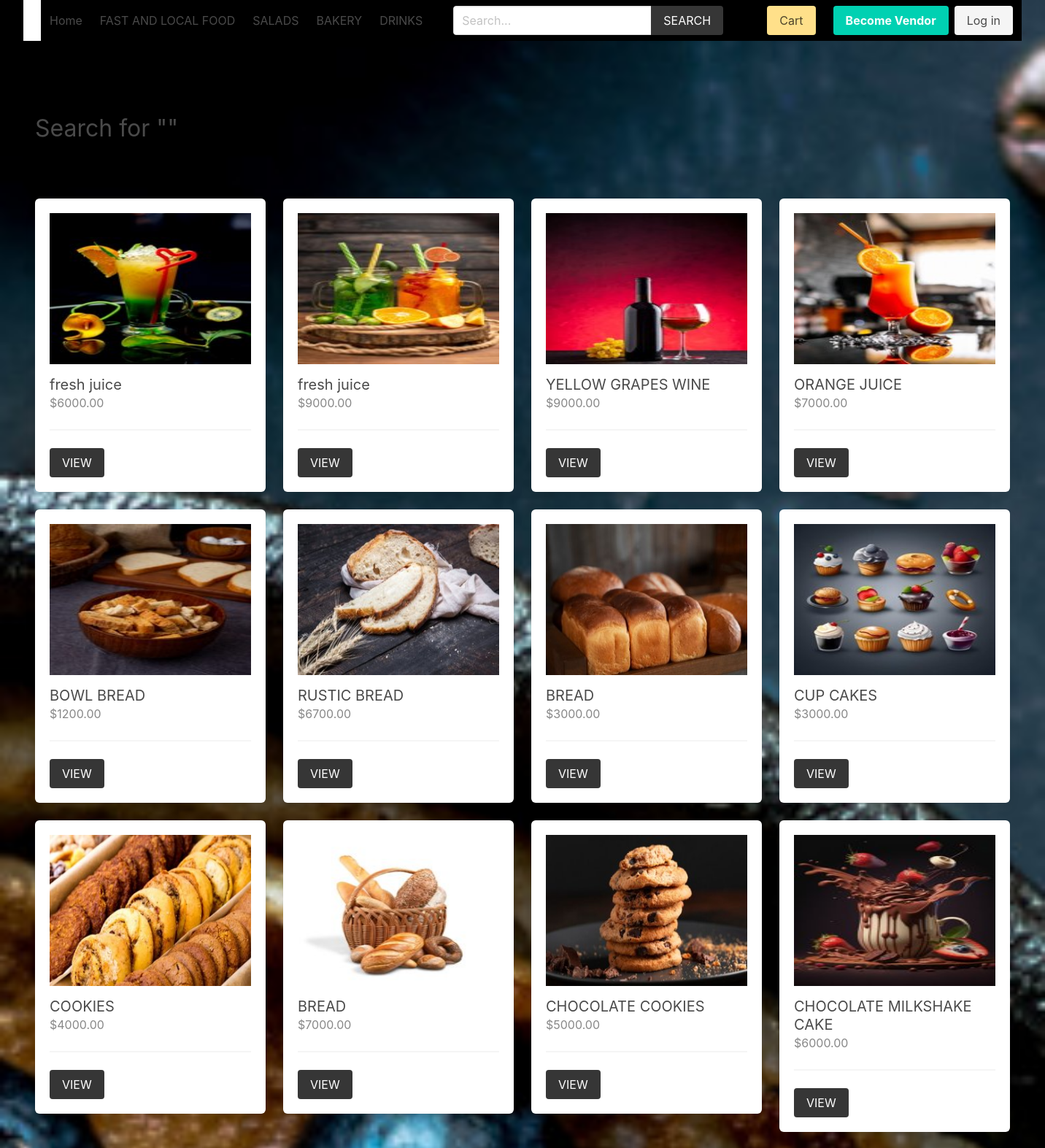
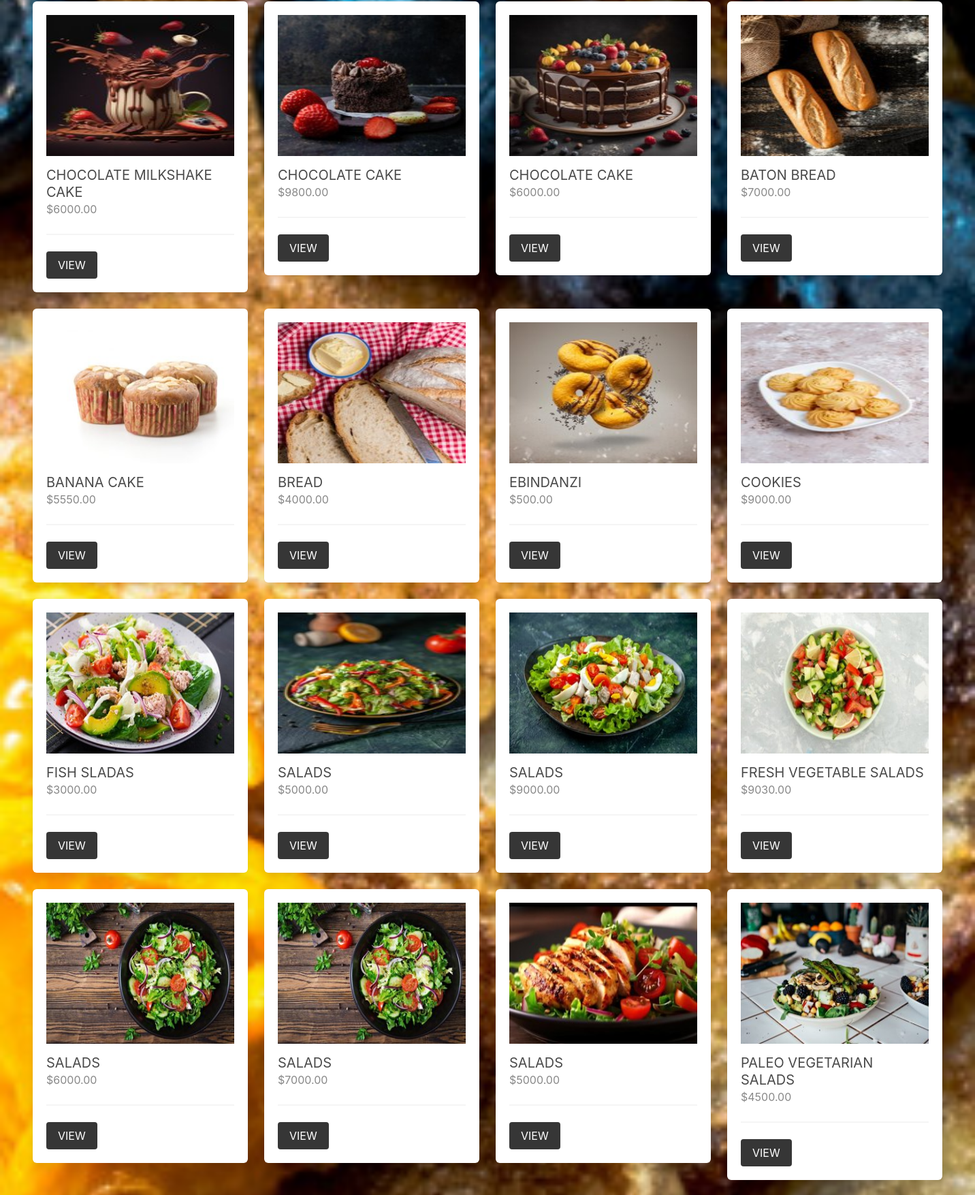
The app's page /product/search (upper part) with its own data (2 pictures, top to bottom).
### product/models.py (models this page shows, shortened)
class Category(models.Model):
    title = models.CharField(max_length=50)
    slug = models.SlugField(max_length=55)
    ordering = models.IntegerField(default=0)
    class Meta:
        ordering = ['ordering']

class Product(models.Model):
    category = models.ForeignKey(Category, related_name='products', on_delete=models.CASCADE)
    vendor = models.ForeignKey(Vendor, related_name="products", on_delete=models.CASCADE)
    title = models.CharField(max_length=50)
    slug = models.SlugField(max_length=55)
    description = models.TextField(blank=True, null=True)
    price = models.DecimalField(max_digits=6, decimal_places=2)
    added_date = models.DateTimeField(auto_now_add=True)
    image = models.ImageField(upload_to='uploads/', blank=True, null=True)
    thumbnail = models.ImageField(upload_to='uploads/', blank=True, null=True) # Change uploads to thumbnails
    class Meta:
        ordering = ['-added_date']
    def get_thumbnail(self):
        if self.thumbnail:
            return self.thumbnail.url

### product/views.py (the view)
# urls.py: path('search', views.search, name="search"),
def search(request):
    query = request.GET.get('query', '') # second is default parameter which is empty
    products = Product.objects.filter(Q(title__icontains=query) | Q(description__icontains=query))
    return render(request, 'product/search.html', {'products':products, 'query': query})

### cart/cart.py (called while the page is built)
    def __len__(self):
        return sum(item['quantity'] for item in self.cart.values())

### cart/context_processors.py (called while the page is built)
def cart(request):
    return {'cart': Cart(request)}

### product/context_processors.py (called while the page is built)
def menu_categories(request):
    categories = Category.objects.all()
    return {'categories': categories}

### templates/product/search.html (shortened to what this page needs)
{% extends 'core/base.html' %}
{% block content %}
    <div class="columns is-multiline mb-6">
        <div class="column is-12 has-test-centered mt-6 mb-6">
            <h2 class="is-size-3"> Search for "{{query}}"</h2>
        </div>
        {% for product in products %}
            {% include 'product/parts/list_item.html' %}
        {% endfor %}
    </div>
{% endblock content %}

### templates/core/base.html (shortened to what this page needs)
{% load static %}
<!DOCTYPE html>
<html lang="en">
<head>
    <link rel="stylesheet" href="https://cdn.jsdelivr.net/npm/bulma@0.9.2/css/bulma.min.css">
    <link rel="stylesheet" href="{% static 'css/main.css' %}">
</head>
<body>
    <div class="container">
        <nav class="navbar" role="navigation" aria-label="main navigation">
            <div class="navbar-brand"style="background-color: white;">
                <a class="navbar-item" href="{% url 'core:home' %}">
                </a>
            </div>
            <div id="navbarBasicExample" class="navbar-menu"style="background-color: black; color: yellow;">
                <div class="navbar-start">
                <a class="navbar-item" href="{% url 'core:home' %}">
                    Home
                </a>
                {% for category in categories %}
                    <a class="navbar-item" href="{% url 'product:category' category.slug %}">
                        {{category.title}}
                    </a>
                {% endfor %}
                </div>
                <div class="navbar-start">
                    <div class="navbar-item">
                        <form method="get" action="{% url 'product:search' %}">
                            <div class="field has-addons">
                                <div class="control">
                                    <input type="search" name="query" id="" class="input" placeholder="Search...">
                                </div>
                                <div class="control">
                                    <button class="button is-dark is-uppercase">Search</button>
                                </div>
                            </div>
                        </form>
                    </div>
                </div>
                <div class="navbar-end">
                <div class="navbar-item">
                    <a href="{% url 'cart:cart' %}" class="button is-warning">Cart {% if cart %}({{cart|length}}){% endif %}</a>
                </div>
                {% if request.user.is_authenticated %}
                <div class="navbar-item has-dropdown is-hoverable">
                    <a class="navbar-link is-capitalized">
                    {{user.vendor.name}}
                    </a>
                    <div class="navbar-dropdown"style="background-color: grey;">
                    <a class="navbar-item" href="{% url 'vendor:vendor-admin' %}">
                        Profile
                    </a>
                    <a class="navbar-item" href="{% url 'vendor:edit-vendor' %}">
                        Update Profile
                    </a>
                    <a class="navbar-item" href="{% url 'vendor:add-product' %}">
                        Add Product
                    </a>
                    <hr class="navbar-divider">
                    <a class="navbar-item" href="{% url 'vendor:logout' %}">
                        Logout
                    </a>
                    </div>
                </div>
                {% else %}
                <div class="navbar-item">
                    <div class="buttons">
                        <a class="button is-primary" href="{% url 'vendor:become-vendor' %}">
                            <strong>Become Vendor</strong>
                        </a>
                        <a class="button is-light" href="{% url 'vendor:login' %}">
                            Log in
                        </a>
                    </div>
                </div>
                {% endif %}
                </div>
            </div>
            </nav>
    </div>
    <section class="section">
        <div class="container">
            {% block content %}{% endblock content %}
        </div>
    </section>
</body>
</html>

### templates/product/parts/list_item.html
<div class="column is-3 product-list-item">
                <div class="box">
                    <figure class="image is-4by3 mb-4">
                        <img src="{{ product.get_thumbnail }}" alt="{{product.title}}">
                    </figure>
                    <h2 class="subtitle">{{product.title}}</h2>
                    <h3 class="price is-size-6 mb-5">${{product.price}}</h3>
                    <hr>
                    <a href="{% url 'product:product' product.category.slug product.slug %}" class="button is-dark is-uppercase">View</a>
                </div>
            </div>

### core/static/css/main.css (style rules this page uses)
.product-list-item .box .subtitle { margin-bottom: 0; }
.product-list-item .box .price { color: #888; }

### records on screen
Category: title "FAST AND LOCAL FOOD"
Category: title "SALADS"
Category: title "BAKERY"
Category: title "DRINKS"
Product: get_thumbnail (picture), title "fresh juice", price "6000.00"
Product: get_thumbnail (picture), title "fresh juice", price "9000.00"
Product: get_thumbnail (picture), title "YELLOW GRAPES WINE", price "9000.00"
Product: get_thumbnail (picture), title "ORANGE JUICE", price "7000.00"
Product: get_thumbnail (picture), title "BOWL BREAD", price "1200.00"
Product: get_thumbnail (picture), title "RUSTIC BREAD", price "6700.00"
Product: get_thumbnail (picture), title "BREAD", price "3000.00"
Product: get_thumbnail (picture), title "CUP CAKES", price "3000.00"
Product: get_thumbnail (picture), title "COOKIES", price "4000.00"
Product: get_thumbnail (picture), title "BREAD", price "7000.00"
Product: get_thumbnail (picture), title "CHOCOLATE COOKIES", price "5000.00"
Product: get_thumbnail (picture), title "CHOCOLATE MILKSHAKE CAKE", price "6000.00"
Product: get_thumbnail (picture), title "CHOCOLATE MILKSHAKE CAKE", price "6000.00"
Product: get_thumbnail (picture), title "CHOCOLATE CAKE", price "9800.00"
Product: get_thumbnail (picture), title "CHOCOLATE CAKE", price "6000.00"
Product: get_thumbnail (picture), title "BATON BREAD", price "7000.00"
Product: get_thumbnail (picture), title "BANANA CAKE", price "5550.00"
Product: get_thumbnail (picture), title "BREAD", price "4000.00"
Product: get_thumbnail (picture), title "EBINDANZI", price "500.00"
Product: get_thumbnail (picture), title "COOKIES", price "9000.00"
Product: get_thumbnail (picture), title "FISH SLADAS", price "3000.00"
Product: get_thumbnail (picture), title "SALADS", price "5000.00"
Product: get_thumbnail (picture), title "SALADS", price "9000.00"
Product: get_thumbnail (picture), title "FRESH VEGETABLE SALADS", price "9030.00"
Product: get_thumbnail (picture), title "SALADS", price "6000.00"
Product: get_thumbnail (picture), title "SALADS", price "7000.00"
Product: get_thumbnail (picture), title "SALADS", price "5000.00"
Product: get_thumbnail (picture), title "PALEO VEGETARIAN SALADS", price "4500.00"
